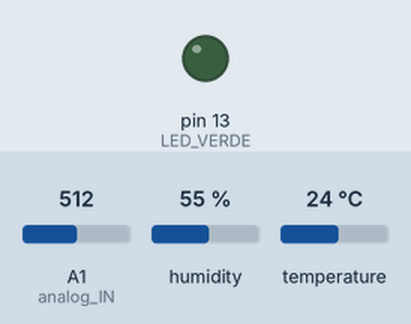
The sketch below on a simulated Arduino Uno, built for the host (arithmetic inside an expression is 32-bit, double 64-bit). Shown: output pins drawn as LEDs (lit = HIGH). The test bench sets the inputs (shaded band); at power-on: A1 (analog_IN) = 512, humidity 55 %, temperature 24 °C. WiFi joins after 1.5 s; servers stay silent unless stated; what the sketch prints to the serial monitor is not drawn.

Above: at 10.5 s.
At 20.2 s:
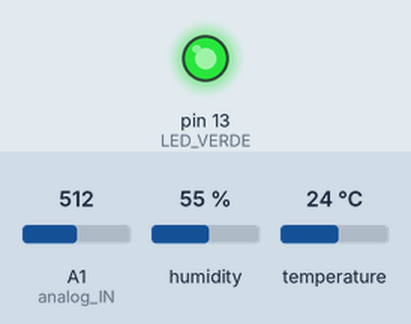
Timing chart, 0 to 28.7 s (numbered marks = the images above):
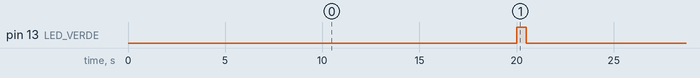

Measured:
- by itself, pin 13 (LED_VERDE): alternates HIGH for 0.50 s and LOW for 20.8 s

The sketch:

Ethernet_com_DHT11_e_LDR-ThingSpeak.ino
```cpp
#include <Wire.h>
#include <DHT.h>
#include <SPI.h>
#include <Ethernet.h>
#include <ThingSpeak.h>

#ifdef SPARK
#include "ThingSpeak/ThingSpeak.h"
#else
#include "ThingSpeak.h"
#endif

int analog_IN = A1;  // Conexão LDR
#define LED_VERDE 13
#define WRITE_DELAY_FOR_THINGSPEAK 15000
#define DHTPIN 5  // Conexão DHT11
#define DHTTYPE DHT11
DHT dht(DHTPIN, DHTTYPE);

byte mac[] = { 0xDE, 0xAD, 0xBE, 0xEF, 0xED };
IPAddress ip(192, 168, 0, 104);
EthernetClient client;

unsigned long mySensorChannelNumber = 2061322;           // Canel ID obtido pelo ThingSpeak
const char* myWriteAPIKey_sensors = "4WVO6N9D5TCLYE59";  // Chave obtida pelo ThingSpeak

long lastWriteTime = 0;
long lastReadTime = 0;
float responceValue = 0;


void setup() {
  Serial.begin(9600);
  Ethernet.begin(mac, ip);
  ThingSpeak.begin(client);
  dht.begin();
  pinMode(13, OUTPUT);
  pinMode(LED_VERDE, OUTPUT);
  pinMode(analog_IN, INPUT);
  Serial.println("Setup Completo");
  delay(1000);
}

void loop() {

  if (millis() - lastWriteTime > 20000) {

    digitalWrite(LED_VERDE, HIGH);
    delay(500);
    digitalWrite(LED_VERDE, LOW);
    delay(500);

    Serial.println("Lendo Sensores:");
    float h = dht.readHumidity();
    float t = dht.readTemperature();
    int Value = analogRead(analog_IN);
    Value = map(Value, 8, 500, 0, 100);  // Converte a leitura do LDR para porcentagem

    if (isnan(t) || isnan(h)) {
      Serial.println("Erro na Leitura do Sensor DHT11");
    } else {
      Serial.println("Temperatura" + String(t) + " °C");
      Serial.println("Umidade" + String(h) + " %");
      Serial.print("Int. Luminosa:");
      Serial.println(Value);
      ThingSpeak.setField(1, t);
      ThingSpeak.setField(2, h);
      ThingSpeak.setField(3, Value);
      ThingSpeak.writeFields(mySensorChannelNumber, myWriteAPIKey_sensors);
      lastWriteTime = millis();
    }
  }
}
```
